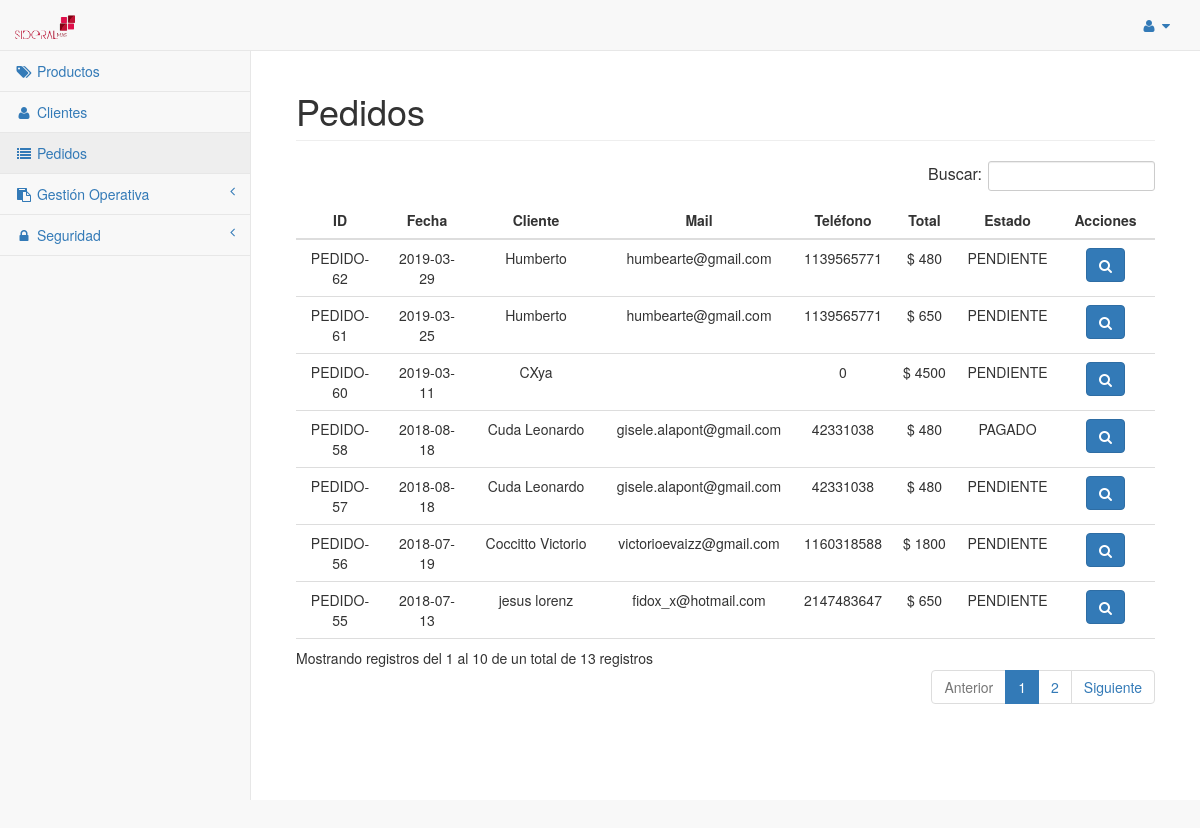
Screenshot of /gestion/pedidos.php with the database file from the repository.
### tables this page shows
CREATE TABLE `pedido` (
  `id` int(11) NOT NULL,
  `idcliente` int(11) NOT NULL,
  `total` varchar(255) DEFAULT NULL,
  `fecha` varchar(255) DEFAULT NULL,
  `estado` varchar(255) NOT NULL DEFAULT 'A',
  `estadopago` varchar(255) DEFAULT NULL,
  `comentarios` varchar(5000) DEFAULT NULL
);

CREATE TABLE `cliente` (
  `id` int(11) NOT NULL,
  `apellidonombre` varchar(255) DEFAULT NULL,
  `mail` varchar(255) DEFAULT NULL,
  `telefono` int(11) DEFAULT NULL,
  `clave` varchar(255) DEFAULT NULL
);

### gestion/Objetos/Modelo.php (called while the page is built, shortened)
<?php
class Modelo
{
	private $host = "localhost";
	private $user = "root";
	private $pass = "root";
	private $bd = "bd_cecilia";
    public function __construct()
    {
        $this->_db = new mysqli($this->host, $this->user, $this->pass, $this->bd);
    }
}
?>

### gestion/Objetos/Gestion.php (called while the page is built, shortened)
<?php
require_once "Modelo.php";
class Gestion extends Modelo
{
	public function traerPedidos(){
		$result = $this->_db->query("SELECT p.*, c.apellidonombre as cliente, c.mail as clientemail, c.telefono as clientetelefono FROM pedido p, cliente c WHERE p.idcliente = c.id ORDER BY id DESC");
		$respuesta = $result->fetch_all(MYSQLI_ASSOC);
		return $respuesta;
	}
	public function traerDetallesPedido($idpedido)
    {
		$result = $this->_db->query("SELECT dt.*, p.descripcion nombreproducto FROM detallepedido dt, productos p WHERE dt.idpedido = $idpedido AND dt.idproducto = p.id");
		$detalles = $result->fetch_all(MYSQLI_ASSOC);
		return $detalles;
	}
}
?>

### gestion/pedidos.php (the view, shortened to what this page needs)
	<?php
	require_once "Objetos/Gestion.php";
	$gestion = new Gestion();
	include "header.php";
	?>
						<div class="col-lg-12">
							<h1 class="page-header">
							Pedidos
							</h1>
						</div>
						<div class="col-lg-12">
							<table class="table text-center" id="tabla">
								<thead>
									<tr>
										<th>
											ID
										</th>
										<th>
											Fecha
										</th>
										<th>
											Cliente
										</th>
										<th>
											Mail
										</th>
										<th>
											Tel&eacute;fono
										</th>
										<th>
											Total
										</th>
										<th>
											Estado
										</th>
										<th>
											Acciones
										</th>
									</tr>
								</thead>
								<tbody>
									<?php
									$registros = $gestion->traerPedidos();
									if($registros){
										foreach ($registros as $reg)
										{
											$detalles = "";
											foreach($gestion->traerDetallesPedido($reg['id']) as $detallepedido){
												$detalles .= "Nombre $detallepedido[nombreproducto] - Cantidad: $detallepedido[cantidad] - Precio: $ $detallepedido[precio] <br/>";
											}
											echo "
											<tr>
												<td>PEDIDO-$reg[id]</td>
												<td>$reg[fecha]</td>
												<td>$reg[cliente]</td>
												<td>$reg[clientemail]</td>
												<td>$reg[clientetelefono]</td>
												<td>$ $reg[total]</td>
												<td>$reg[estadopago]</td>
												<td>
													<button class='btn btn-primary' onclick=\"modal('PEDIDO-$reg[id]', '$detalles')\"><i class='fa fa-search'></i></button>
												</td>
											</tr>";
										}
									}
									?>
								</tbody>
							</table>
						</div>
					</div>
				</div>
			</div>
		</div>
		<link href='https://cdn.datatables.net/buttons/1.2.1/css/buttons.dataTables.min.css' rel='stylesheet' type='text/css'>
	</body>
</html>

### gestion/header.php (shortened to what this page needs)
<!DOCTYPE html>
<html lang="en">
<head>
    <link href="bower_components/bootstrap/dist/css/bootstrap.min.css" rel="stylesheet">
    <link href="bower_components/metisMenu/dist/metisMenu.min.css" rel="stylesheet">
    <link href="dist/css/sb-admin-2.css" rel="stylesheet">
    <link href="bower_components/font-awesome/css/font-awesome.min.css" rel="stylesheet" type="text/css">
    <link href="bower_components/datatables-plugins/integration/bootstrap/3/dataTables.bootstrap.css" rel="stylesheet">
    <link href="bower_components/datatables-responsive/css/dataTables.responsive.css" rel="stylesheet">
</head>
<body>
    <div id="wrapper">
        <nav class="navbar navbar-default navbar-static-top" role="navigation" style="margin-bottom: 0">
            <div class="navbar-header">
                <a class="navbar-brand" href="./inicio.php"><img style="width:30%;" src="../images/logo.png" /></a>
            </div>
            <ul class="nav navbar-top-links navbar-right">
                <li class="dropdown">
                    <a class="dropdown-toggle" onclick="$('.dropdown').addClass('open');" data-toggle="dropdown" href="#">
                        <?php echo $_SESSION['apellidonombre']; ?> <i class="fa fa-user fa-fw"></i>  <i class="fa fa-caret-down"></i>
                    </a>
                </li>
            </ul>
            <div class="navbar-default sidebar" role="navigation">
                <div class="sidebar-nav navbar-collapse">
					<ul class="nav" id="side-menu">
                        <li>
                            <a href="productos.php"><i class="fa fa-tags fa-fw"></i> Productos</a>
                        </li>
                        <li>
                            <a href="clientes.php"><i class="fa fa-user fa-fw"></i> Clientes</a>
                        </li>
                        <li>
                            <a href="pedidos.php"><i class="fa fa-list fa-fw"></i> Pedidos</a>
                        </li>
                        <li>
                            <a href="#"><i class="fa fa-paste fa-fw"></i> Gesti&oacute;n Operativa<span class="fa arrow"></span></a>
                        </li>
                        <li>
                            <a href="#"><i class="fa fa-lock fa-fw"></i> Seguridad<span class="fa arrow"></span></a>
                        </li>
                    </ul>
                </div>
            </div>
        </nav>
        <div id="page-wrapper">
            <div class="container-fluid">
                <div class="row">

### gestion/pedidos.php (style rules this page uses)
th { text-align:center; }

### rows the page displays
pedido: id "62", fecha "2019-03-29", idcliente.apellidonombre "Humberto", idcliente.mail "humbearte@gmail.com", idcliente.telefono "1139565771", total "480", estadopago "PENDIENTE"
pedido: id "61", fecha "2019-03-25", idcliente.apellidonombre "Humberto", idcliente.mail "humbearte@gmail.com", idcliente.telefono "1139565771", total "650", estadopago "PENDIENTE"
pedido: id "60", fecha "2019-03-11", idcliente.apellidonombre "CXya", idcliente.telefono "0", total "4500", estadopago "PENDIENTE"
pedido: id "58", fecha "2018-08-18", idcliente.apellidonombre "Cuda Leonardo", idcliente.mail "gisele.alapont@gmail.com", idcliente.telefono "42331038", total "480", estadopago "PAGADO"
pedido: id "57", fecha "2018-08-18", idcliente.apellidonombre "Cuda Leonardo", idcliente.mail "gisele.alapont@gmail.com", idcliente.telefono "42331038", total "480", estadopago "PENDIENTE"
pedido: id "56", fecha "2018-07-19", idcliente.apellidonombre "Coccitto Victorio", idcliente.mail "victorioevaizz@gmail.com", idcliente.telefono "1160318588", total "1800", estadopago "PENDIENTE"
pedido: id "55", fecha "2018-07-13", idcliente.apellidonombre "jesus lorenz", idcliente.mail "fidox_x@hotmail.com", idcliente.telefono "2147483647", total "650", estadopago "PENDIENTE"
